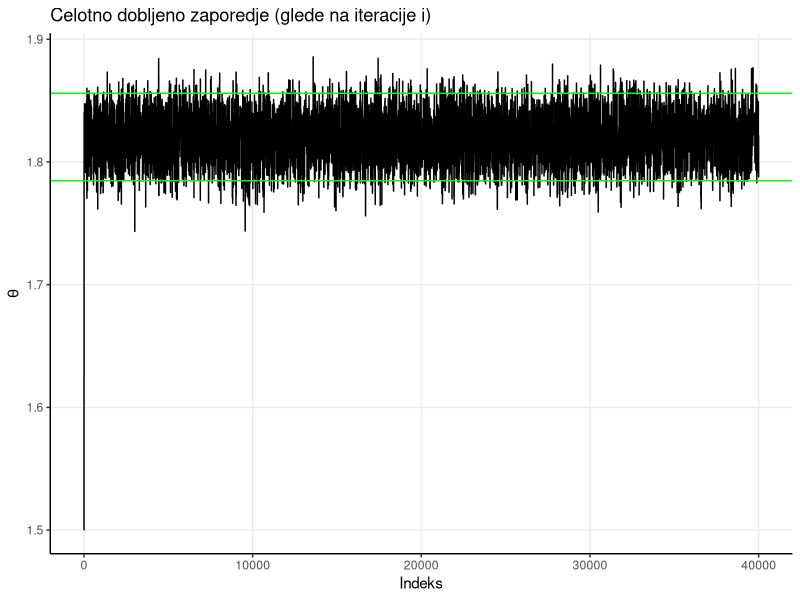
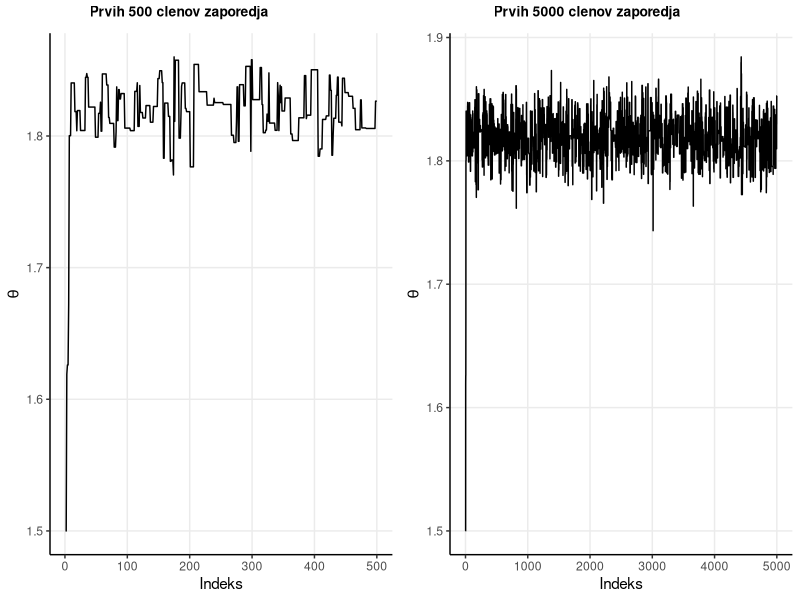
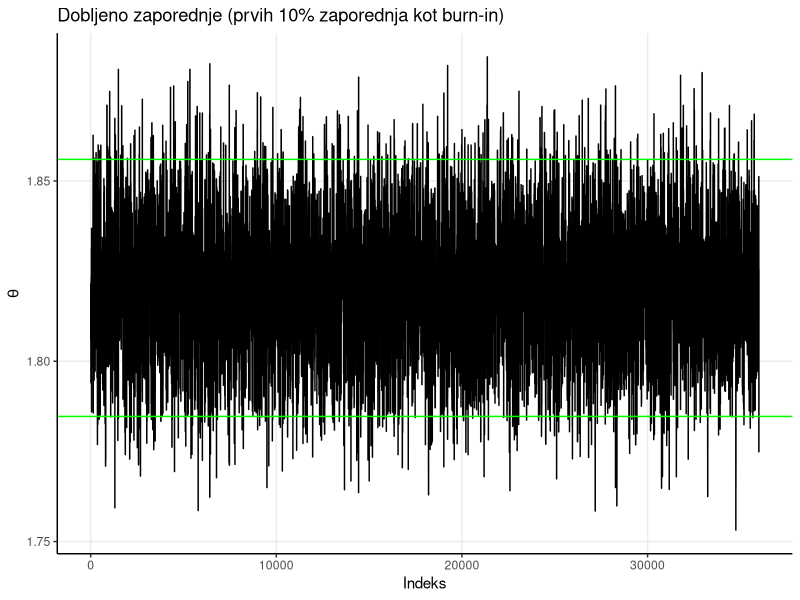
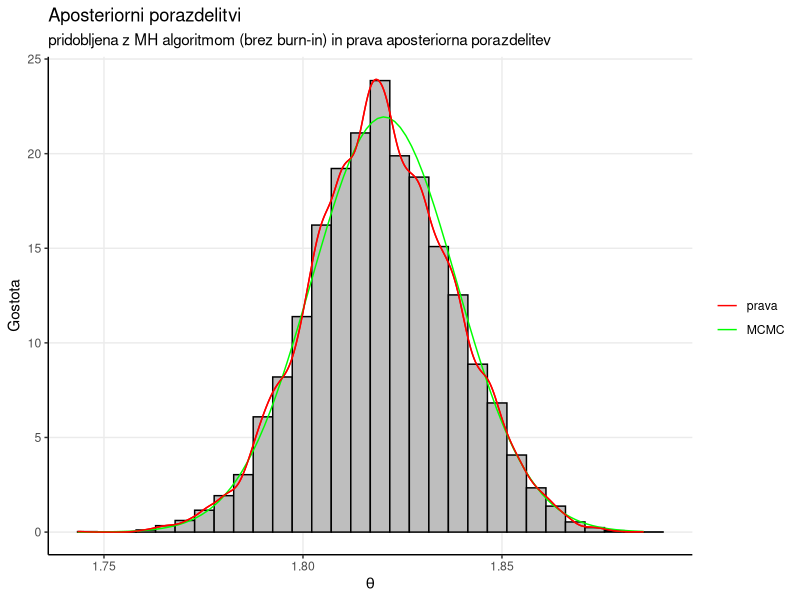
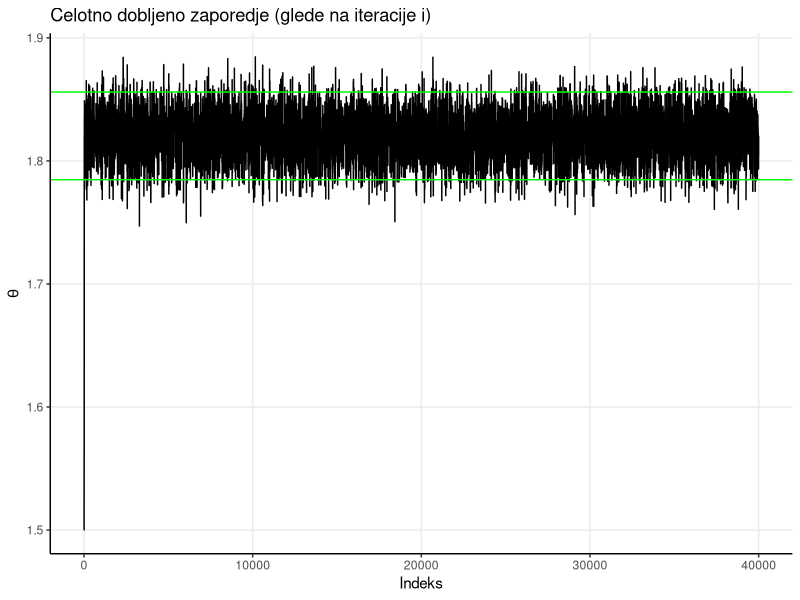
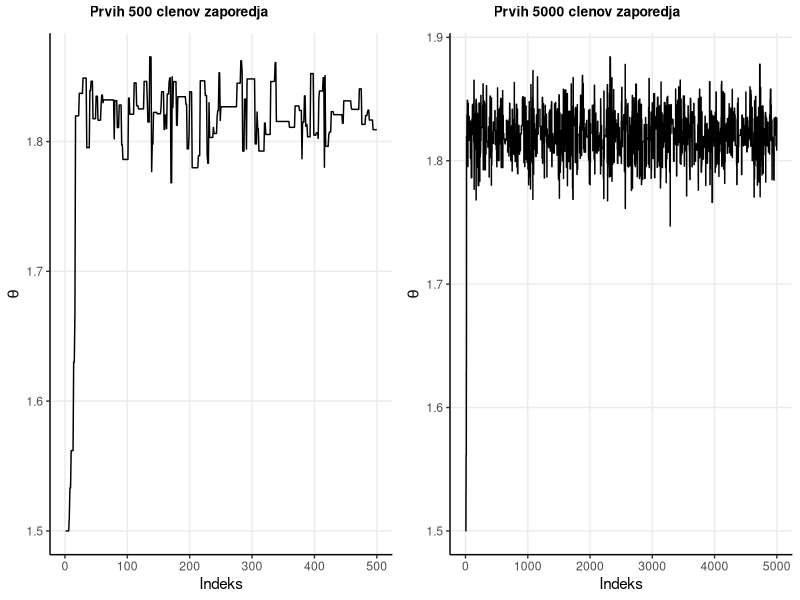
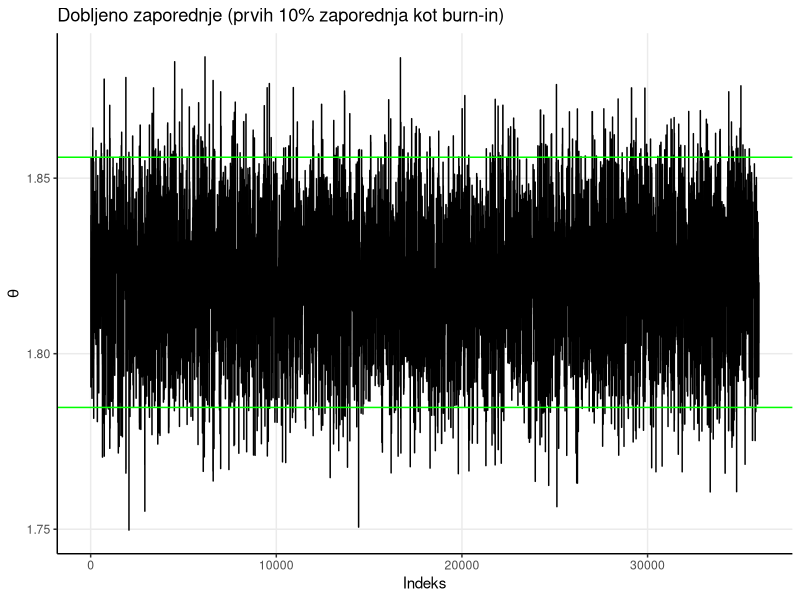
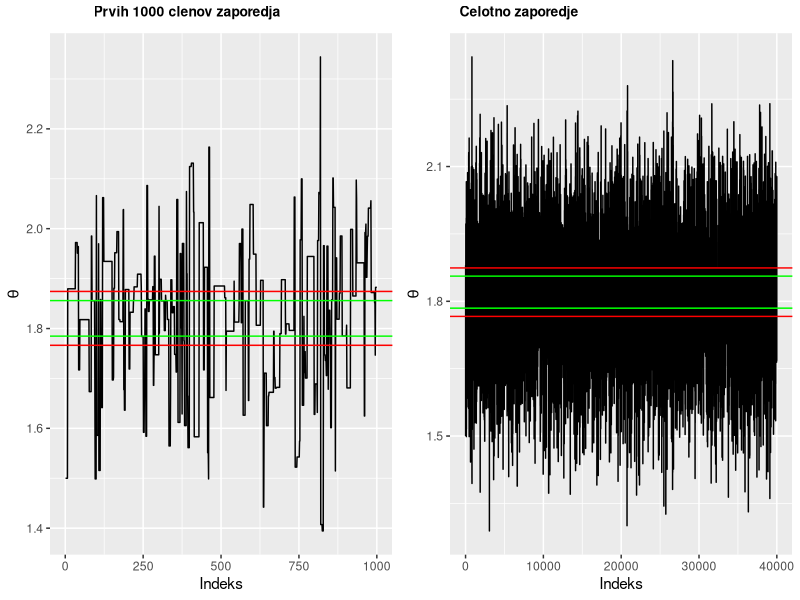

The R source for these figures, in order:
## ---- chunk 1
knitr::opts_chunk$set(echo = TRUE)
set.seed(123)

# Potrebne knjiznice
library(ggplot2)
library(knitr)
library(dplyr)
library(ggpubr)
library(kableExtra)
## ---- chunk 2
# Funkcija verjetja
verjetje <- function(theta, x, sigma){
  #cleni <- 1/(sqrt(2*pi)*sigma)* exp(-(x-theta)^2/(2*sigma^2))
  #return(prod(cleni))
  return(prod(dnorm(x, theta, sigma)))
}

# Apriorna porazdelitev
apriorna_porazdelitev <- function(theta, mu_0, sigma_0){
  return(dnorm(theta, mu_0, sigma_0))
}

#q funkcija
q <- function(theta_zvezdica, theta, sigma) { 
  return(dnorm(theta_zvezdica, theta, sigma))
}
## ---- chunk 3
metropolis_hastings <- function(n_itr, x, theta_zacetek, sigma, mu_0, sigma_0){
  # n_itr = ponovitve
  # x = podatki
  # theta_zacetek = theta s katero zacnemo in jo posodabljamo
  # sigma = sigma zacetnega modela
  # mu_0 in sigma_0 = parametra apriorne porazdelitve
  
  # Prazen vektor za shranjevanje
  theta <- numeric(n_itr)
  # Zacetna vrednost thete
  theta[1] <- theta_zacetek
    
  for(i in 2:n_itr){
    # Nova theta
    theta_zvezdica <- rnorm(1, theta[i - 1], sigma)
        
    # aposteriorna in verjetje s theta_zvezdica
    aposteriorna_zvezdica <- apriorna_porazdelitev(theta_zvezdica, mu_0, sigma_0)
    verjetje_zvezdica <- verjetje(theta_zvezdica, x, sigma)
    q_zvezdica <- q(theta[i - 1], theta_zvezdica, sigma)
        
    # aposteriorna in verjetje s theta_i
    aposteriorna_i <- apriorna_porazdelitev(theta[i - 1], mu_0, sigma_0)
    verjetje_i <- verjetje(theta[i - 1], x, sigma)
    q_i <- q(theta_zvezdica, theta[i - 1], sigma)
        
    # alpha
    alpha <- min(1, (aposteriorna_zvezdica * verjetje_zvezdica * q_zvezdica) / (aposteriorna_i * verjetje_i * q_i))
         
    # sprejmemo ali zavrnemo
    if(runif(1) < alpha){
        theta[i] <- theta_zvezdica # "accept" -> min(1, A)
        } 
    else{
      theta[i] <- theta[i - 1] # "reject"  -> theta_i
      }
    }

  return(theta)
}

## ---- chunk 4
# Nastavitev parametrov
n_itr <- 40000 

x <- c(1.91, 1.94, 1.68, 1.75, 1.81, 1.83, 1.91, 1.95, 1.77, 1.98, 
       1.81, 1.75, 1.89, 1.89, 1.83, 1.89, 1.99, 1.65, 1.82, 1.65, 
       1.73, 1.73, 1.88, 1.81, 1.84, 1.83, 1.84, 1.72, 1.91, 1.63)

theta_zacetek <- 1.5

sigma <- 0.1
mu_0 <- 1.78
sigma_0 <- 0.2

# Test algoritma
theta <- metropolis_hastings(n_itr, x, theta_zacetek, sigma, mu_0, sigma_0)

## ---- chunk 5
# Prava aposteriorna porazdelitev
n <- length(x)

prec <- 1/sigma^2 
prec0 <- 1/sigma_0^2
prec.n <- prec0 + n*prec 
sigma.n <- sqrt(1/prec.n)

mu.n <- prec0/prec.n * mu_0 + n*prec/prec.n * mean(x)
## ---- chunk 6
df <- data.frame(theta = theta)

ggplot(df, aes(x=1:nrow(df), y=theta)) +
    geom_line() +
    labs(title="Celotno dobljeno zaporedje (glede na iteracije i)",
         x="Indeks",
         y=expression(theta)) +
    # zelena crta
    geom_hline(yintercept = c(qnorm(0.025, mu.n, sigma.n),qnorm(0.975, mu.n, sigma.n)),
               color = "green") +
    theme_bw() + 
    theme(panel.border = element_blank(),
              panel.grid.minor = element_blank(), 
              axis.line = element_line(colour = "black"),
          legend.position = "none") 
## ---- chunk 7
g1 <- ggplot(df %>% slice(1:500), aes(x=1:500, y=theta)) +
    geom_line() +
    labs(title="",
         x="Indeks",
         y=expression(theta)) +
    theme_bw() + 
    theme(panel.border = element_blank(),
              panel.grid.minor = element_blank(), 
              axis.line = element_line(colour = "black"),
          legend.position = "none") 

g2 <-ggplot(df %>% slice(1:5000), aes(x=1:5000, y=theta)) +
    geom_line() +
    labs(title="",
         x="Indeks",
         y=expression(theta)) +
    theme_bw() + 
    theme(panel.border = element_blank(),
              panel.grid.minor = element_blank(), 
              axis.line = element_line(colour = "black"),
          legend.position = "none") 

ggarrange(g1, g2,
          labels = c("Prvih 500 clenov zaporedja", 
                     "Prvih 5000 clenov zaporedja"),
          font.label = list(size = 10),
          ncol = 2) 
## ---- chunk 8
metropolis_hastings_burn_in <- function(n_itr, x, theta_zacetek, sigma, mu_0, sigma_0){
  # n_itr = ponovitve
  # x = podatki
  # theta_zacetek = theta s katero zacnemo in jo posodabljamo
  # sigma = sigma zacetnega modela
  # mu_0 in sigma_0 = parametra apriorne porazdelitve
  
  # pridobimo theto
  theta <- metropolis_hastings(n_itr, x, theta_zacetek, sigma, mu_0, sigma_0)
  
  # v primeru burn in (odstranimo prvih 10% vzorca)
  n_burn_in = n_itr*0.1
  theta = theta[n_burn_in:length(theta)]
  
  return(theta)
}

# Test algoritma
theta <- metropolis_hastings_burn_in(n_itr, x, theta_zacetek, sigma, mu_0, sigma_0)
## ---- chunk 9
# Risanje
df_burnin <- data.frame(theta = theta)

ggplot(df_burnin, aes(x=1:length(theta), y=theta)) +
    geom_line() +
    labs(title="Dobljeno zaporednje (prvih 10% zaporednja kot burn-in)",
         x="Indeks",
         y=expression(theta)) +
    # zelena crta
    geom_hline(yintercept = c(qnorm(0.025, mu.n, sigma.n),qnorm(0.975, mu.n, sigma.n)),
               color = "green") +
    theme_bw() + 
    theme(panel.border = element_blank(),
              panel.grid.minor = element_blank(), 
              axis.line = element_line(colour = "black"),
          legend.position = "none")
  
## ---- chunk 10
#ggplot(df %>% slice(501:n()), aes(x=theta)) +
    #geom_histogram(fill = "grey", color = "black") +
    #labs(x=expression(theta),
         #y="Frekvenca",
         #title="Aposteriorna porazdelitev",
         #subtitle="pridobljena z Metropolis-Hastings algoritmom brez burn-in dela") +
    #theme_bw() + 
    #theme(panel.border = element_blank(),
              #panel.grid.minor = element_blank(), 
              #axis.line = element_line(colour = "black"),
          #legend.position = "none")

# Ne vem cist tocno al rabva aposteriorno samo predstavt graficno al lahko vse skup v enem grafu, zato je zgori graf zakomentiran

# Graf aposteriorne porazdelitve in prave aposteriorne porazdelitve
ggplot(df %>% slice(501:n()), aes(x=theta)) +
    geom_histogram(aes(x = theta, y = ..density..), fill = "grey", color = "black") + 
    geom_density(color = "red", aes(colour = "MCMC"), show_guide=FALSE) +
    stat_function(fun = dnorm, args = list(mean=mu.n, sd=sigma.n), aes(colour = "prava")) +
    labs(x=expression(theta),
         y="Gostota",
         title="Aposteriorni porazdelitvi",
         subtitle="pridobljena z MH algoritmom (brez burn-in) in prava aposteriorna porazdelitev") +
  theme(legend.position = "topright") + 
  scale_color_manual(name = "", 
                     values = c("prava" = "green", "MCMC" = "red"),
                     labels = c("prava", "MCMC")) +
  stat_density(aes(colour="MCMC"), geom="line", position="identity") +
  theme_bw() + 
  theme(panel.border = element_blank(),
        panel.grid.minor = element_blank(), 
        axis.line = element_line(colour = "black"))

## ---- chunk 11
mh_alg <- rbind(mean(df %>% slice(1001:n()) %>% unlist()), mu.n)

ocena_pap <- rbind(quantile(df %>% slice(1001:n()) %>% 
                         unlist(), probs=c(0.025, 0.975)), 
              c(qnorm(0.025, mean=mu.n, sd=sigma.n), qnorm(0.975, mean=mu.n, sd=sigma.n)))

primerjava <- cbind(mh_alg, ocena_pap)

colnames(primerjava) <- c("Povprecje", "2.5%", "97.5%")
rownames(primerjava) <- c("Metropolis-Hastings algoritem", "Ocena iz prave aposteriorne porazdelitve")

kable(primerjava, digits=5, booktabs=T) %>% 
    kable_styling(latex_options=c("striped", "hold_position"), full_width=FALSE)

## ---- chunk 12
# Nastavim nesmiselno zacetno theto, ostali parametri ostanejo enako
theta_zacetek <- 0
# zakomentirano, da se koda ne izvede
#theta <- metropolis_hastings(n_itr, x, theta_zacetek, sigma, mu_0, sigma_0)

## ---- chunk 13
verjetje(0, x, sigma)
apriorna_porazdelitev(0, mu_0, sigma_0)
## ---- chunk 14
# Funkcija verjetja
verjetje_log <- function(theta, x, sigma){
    return(sum(dnorm(x, theta, sigma, log=TRUE)))
}

# Apriorna porazdelitev
apriorna_porazdelitev_log <- function(theta, mu_0, sigma_0){
  return(dnorm(theta, mu_0, sigma_0, log=TRUE))
}

#q funkcija
q_log <- function(theta_zvezdica, theta, sigma){ 
  return(dnorm(theta_zvezdica, theta, sigma, log=TRUE))
}

## ---- chunk 15
metropolis_hastings_log <- function(n_itr, x, theta_zacetek, sigma, mu_0, sigma_0){
  # n_itr = ponovitve
  # x = podatki
  # theta_zacetek = theta s katero zacnemo in jo posodabljamo
  # sigma = sigma zacetnega modela
  # mu_0 in sigma_0 = parametra apriorne porazdelitve
  
  # Prazen vektor za shranjevanje
  theta <- numeric(n_itr)
  # Zacetna vrednost thete
  theta[1] <- theta_zacetek
    
  for(i in 2:n_itr){
    # Nova theta
    theta_zvezdica <- rnorm(1, theta[i - 1], sigma)
        
    # aposteriorna in verjetje s theta_zvezdica (uporabiva implementirane funkcije)
    aposteriorna_zvezdica <- apriorna_porazdelitev_log(theta_zvezdica, mu_0, sigma_0)
    verjetje_zvezdica <- verjetje_log(theta_zvezdica, x, sigma)
    q_zvezdica <- q_log(theta[i - 1], theta_zvezdica, sigma)
        
    # aposteriorna in verjetje s theta_i (uporabiva implementirane funkcije)
    aposteriorna_i <- apriorna_porazdelitev_log(theta[i - 1], mu_0, sigma_0)
    verjetje_i <- verjetje_log(theta[i - 1], x, sigma)
    q_i <- q_log(theta_zvezdica, theta[i - 1], sigma)
        
    # alpha(tukaj se spremeni, + nadomesti * in - nadomesti /)
    alpha <- min(1, exp((aposteriorna_zvezdica + verjetje_zvezdica + q_zvezdica) - (aposteriorna_i + verjetje_i + q_i)))
         
    # sprejmemo ali zavrnemo
    if(runif(1) < alpha){
        theta[i] <- theta_zvezdica # "accept" -> min(1, A)
        } 
    else{
      theta[i] <- theta[i - 1] # "reject"  -> theta_i
      }
    }

  return(theta)
}

# Test algoritma
theta <- metropolis_hastings_log(n_itr, x, theta_zacetek, sigma, mu_0, sigma_0)
## ---- chunk 16
theta_zacetek <- 1.5
theta <- metropolis_hastings_log(n_itr, x, theta_zacetek, sigma, mu_0, sigma_0)

df_log <- data.frame(theta = theta)

ggplot(df_log, aes(x=1:nrow(df_log), y=theta)) +
    geom_line() +
    labs(title="Celotno dobljeno zaporedje (glede na iteracije i)",
         x="Indeks",
         y=expression(theta)) +
    # zelena crta
    geom_hline(yintercept = c(qnorm(0.025, mu.n, sigma.n),qnorm(0.975, mu.n, sigma.n)),
               color = "green") +
    theme_bw() + 
    theme(panel.border = element_blank(),
              panel.grid.minor = element_blank(), 
              axis.line = element_line(colour = "black"),
          legend.position = "none") 
## ---- chunk 17
g1 <- ggplot(df_log %>% slice(1:500), aes(x=1:500, y=theta)) +
    geom_line() +
    labs(title="",
         x="Indeks",
         y=expression(theta)) +
    theme_bw() + 
    theme(panel.border = element_blank(),
              panel.grid.minor = element_blank(), 
              axis.line = element_line(colour = "black"),
          legend.position = "none") 

g2 <-ggplot(df_log %>% slice(1:5000), aes(x=1:5000, y=theta)) +
    geom_line() +
    labs(title="",
         x="Indeks",
         y=expression(theta)) +
    theme_bw() + 
    theme(panel.border = element_blank(),
              panel.grid.minor = element_blank(), 
              axis.line = element_line(colour = "black"),
          legend.position = "none") 

ggarrange(g1, g2,
          labels = c("Prvih 500 clenov zaporedja", 
                     "Prvih 5000 clenov zaporedja"),
          font.label = list(size = 10),
          ncol = 2) 
## ---- chunk 18
metropolis_hastings_log_burn_in <- function(n_itr, x, theta_zacetek, sigma, mu_0, sigma_0, burn_in = FALSE){
  # n_itr = ponovitve
  # x = podatki
  # theta_zacetek = theta s katero zacnemo in jo posodabljamo
  # sigma = sigma zacetnega modela
  # mu_0 in sigma_0 = parametra apriorne porazdelitve
  
  # pridobimo theto
  metropolis_hastings_log(n_itr, x, theta_zacetek, sigma, mu_0, sigma_0)
  
  # v primeru burn in (odstranimo prvih 10% vzorca)
  n_burn_in = n_itr*0.1
  theta = theta[n_burn_in:length(theta)]
  
  return(theta)
}

# Test algoritma
theta <- metropolis_hastings_log_burn_in(n_itr, x, theta_zacetek, sigma, mu_0, sigma_0)
## ---- chunk 19
# Risanje
df_log_burnin <- data.frame(theta = theta)

ggplot(df_log_burnin, aes(x=1:length(theta), y=theta)) +
    geom_line() +
    labs(title="Dobljeno zaporednje (prvih 10% zaporednja kot burn-in)",
         x="Indeks",
         y=expression(theta)) +
    # zelena crta
    geom_hline(yintercept = c(qnorm(0.025, mu.n, sigma.n),qnorm(0.975, mu.n, sigma.n)),
               color = "green") +
    theme_bw() + 
    theme(panel.border = element_blank(),
              panel.grid.minor = element_blank(), 
              axis.line = element_line(colour = "black"),
          legend.position = "none")
  
## ---- chunk 20

risi_razlicna_var <- function(theta_zacetek, sigma){
  theta <- metropolis_hastings_log(n_itr, x, theta_zacetek, sigma, mu_0, sigma_0)
  df_log <- data.frame(theta = theta)
  # celotno zaporedje
  g1 <- ggplot(df_log, aes(x=1:nrow(df_log), y=theta)) +
               geom_line() +
               labs(x="Indeks",
                    y=expression(theta)) +
               # zelena crta
               geom_hline(yintercept = c(qnorm(0.025, mu.n, sigma.n), 
                                         qnorm(0.975, mu.n, sigma.n)),
                         color = "green") +
               # rdeca crta
               geom_hline(yintercept = c(qnorm(0.0015, mu.n, sigma.n),
                                         qnorm(0.9985, mu.n, sigma.n)),
                         color = "red")
               theme_bw() + 
               theme(panel.border = element_blank(),
                         panel.grid.minor = element_blank(), 
                         axis.line = element_line(colour = "black"),
                     legend.position = "none")
  # 5000 clenov
  g2 <-ggplot(df_log %>% slice(1:1000), aes(x=1:1000, y=theta)) +
    geom_line() +
    labs(title="",
         x="Indeks",
         y=expression(theta)) +
    # zelena crta
    geom_hline(yintercept = c(qnorm(0.025, mu.n, sigma.n),
                              qnorm(0.975, mu.n, sigma.n)),
               color = "green")+
    # rdeca crta
    geom_hline(yintercept = c(qnorm(0.0015, mu.n, sigma.n),
                              qnorm(0.9985, mu.n, sigma.n)),
               color = "red")
    theme_bw() + 
    theme(panel.border = element_blank(),
              panel.grid.minor = element_blank(), 
              axis.line = element_line(colour = "black"),
          legend.position = "none") 

  ggarrange(g2, g1, align = "hv",
            labels = c("Prvih 1000 clenov zaporedja", 
                       "Celotno zaporedje"),
            font.label = list(size = 10),
            ncol = 2)
}
## ---- chunk 21
risi_razlicna_var(1.5, 1)
## ---- chunk 22
risi_razlicna_var(1.5, 0.5)
## ---- chunk 23
risi_razlicna_var(1.5, 0.2)
## ---- chunk 24
risi_razlicna_var(1.5, 0.05)
## ---- chunk 25
risi_razlicna_var(1.5, 0.02)
## ---- chunk 26
risi_razlicna_var(1.5, 0.005)
